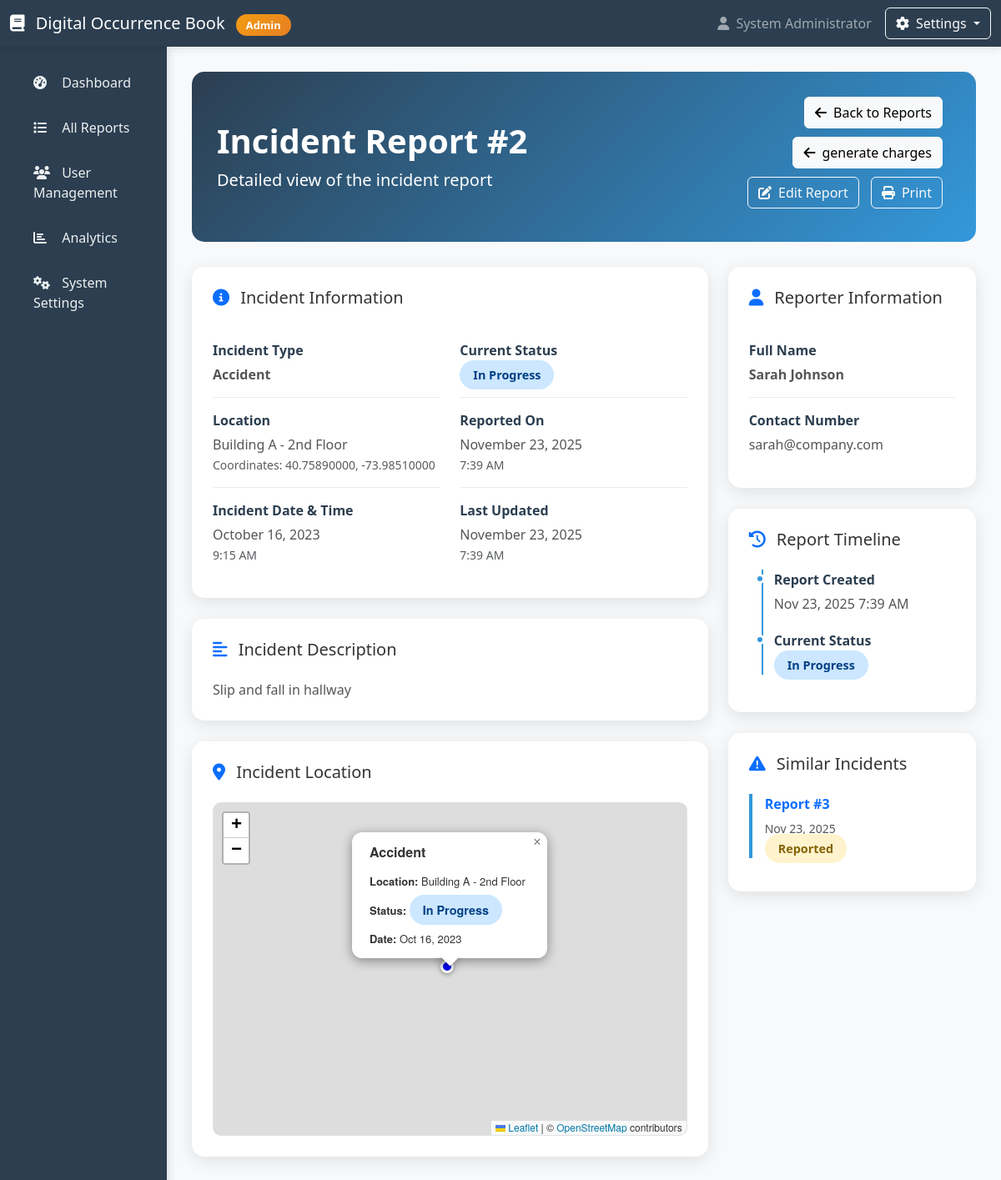
/admin/view_report.php?id=2 (signed in), run on the app's committed database.
### tables this page shows
CREATE TABLE `incidents` (
  `id` int(11) NOT NULL,
  `incident_type` varchar(100) NOT NULL,
  `description` text NOT NULL,
  `location_name` varchar(255) DEFAULT NULL,
  `latitude` decimal(10,8) DEFAULT NULL,
  `longitude` decimal(11,8) DEFAULT NULL,
  `incident_date` datetime NOT NULL,
  `reporter_name` varchar(100) NOT NULL,
  `reporter_contact` varchar(100) DEFAULT NULL,
  `user_id` int(11) DEFAULT NULL,
  `status` enum('reported','in_progress','resolved') DEFAULT 'reported',
  `image_path` varchar(500) DEFAULT NULL,
  `created_at` timestamp NOT NULL DEFAULT current_timestamp(),
  `updated_at` timestamp NOT NULL DEFAULT current_timestamp() ON UPDATE current_timestamp()
);

### admin/view_report.php (the view, shortened to what this page needs)
<?php
$report_id = intval($_GET['id']);
$servername = "localhost";
$username = "root";
$password = "";
$dbname = "ob";
$conn = new mysqli($servername, $username, $password, $dbname);
$sql = "SELECT i.*, u.department, u.phone as reporter_phone, u.email as reporter_email
        FROM incidents i
        LEFT JOIN users u ON i.reporter_name = u.full_name
        WHERE i.id = ?";
$stmt = $conn->prepare($sql);
$stmt->bind_param("i", $report_id);
$stmt->execute();
$result = $stmt->get_result();
$report = $result->fetch_assoc();
$similar_sql = "SELECT id, incident_type, location_name, incident_date, status
                FROM incidents
                WHERE incident_type = ? AND id != ?
                ORDER BY incident_date DESC
                LIMIT 5";
$similar_stmt = $conn->prepare($similar_sql);
$similar_stmt->bind_param("si", $report['incident_type'], $report_id);
$similar_stmt->execute();
$similar_result = $similar_stmt->get_result();
?>
<!DOCTYPE html>
<html lang="en">
<head>
    <link href="https://cdn.jsdelivr.net/npm/bootstrap@5.3.0/dist/css/bootstrap.min.css" rel="stylesheet">
    <link rel="stylesheet" href="https://cdnjs.cloudflare.com/ajax/libs/font-awesome/6.4.0/css/all.min.css">
    <link rel="stylesheet" href="https://unpkg.com/leaflet@1.9.4/dist/leaflet.css" />
</head>
<body>
    <nav class="navbar navbar-expand-lg navbar-dark">
        <div class="container-fluid">
            <a class="navbar-brand" href="d.php">
                <i class="fas fa-book me-2"></i>
                Digital Occurrence Book
                <?php if ($_SESSION['user_type'] === 'admin'): ?>
                    <span class="admin-badge ms-2">Admin</span>
                <?php endif; ?>
            </a>
            <div class="d-flex align-items-center">
                <span class="navbar-text me-3">
                    <i class="fas fa-user me-1"></i>
                    <?php echo htmlspecialchars($_SESSION['full_name']); ?>
                </span>
                <div class="dropdown">
                    <button class="btn btn-outline-light dropdown-toggle" type="button" id="userDropdown" data-bs-toggle="dropdown">
                        <i class="fas fa-cog me-2"></i>Settings
                    </button>
                </div>
            </div>
        </div>
    </nav>
    <div class="container-fluid">
        <div class="row">
            <?php if ($_SESSION['user_type'] === 'admin'): ?>
            <div class="col-lg-2 sidebar">
                <div class="d-flex flex-column flex-shrink-0 p-3">
                    <ul class="nav nav-pills flex-column mb-auto">
                        <li class="nav-item">
                            <a href="d.php" class="nav-link">
                                <i class="fas fa-tachometer-alt"></i> Dashboard
                            </a>
                        </li>
                        <li>
                            <a href="reports.php" class="nav-link">
                                <i class="fas fa-list"></i> All Reports
                            </a>
                        </li>
                        <li>
                            <a href="users.php" class="nav-link">
                                <i class="fas fa-users"></i> User Management
                            </a>
                        </li>
                        <li>
                            <a href="analytics.php" class="nav-link">
                                <i class="fas fa-chart-bar"></i> Analytics
                            </a>
                        </li>
                        <li>
                            <a href="settings.php" class="nav-link">
                                <i class="fas fa-cogs"></i> System Settings
                            </a>
                        </li>
                    </ul>
                </div>
            </div>
            <?php endif; ?>
            <div class="<?php echo $_SESSION['user_type'] === 'admin' ? 'col-lg-10' : 'col-12'; ?> main-content">
                <div class="page-header">
                    <div class="row align-items-center">
                        <div class="col-md-8">
                            <h1 class="display-6 fw-bold">Incident Report #<?php echo $report['id']; ?></h1>
                            <p class="lead mb-0">Detailed view of the incident report</p>
                        </div>
                        <div class="col-md-4 text-end">
                            <div class="action-buttons">
                                <a href="reports.php" class="btn btn-light">
                                    <i class="fas fa-arrow-left me-2"></i>Back to Reports
                                </a>
                                  <a href="charge.php" class="btn btn-light">
                                    <i class="fas fa-arrow-left me-2"></i>generate charges
                                </a>
                                <?php if ($_SESSION['user_type'] === 'admin'): ?>
                                    <a href="edit_report.php?id=<?php echo $report['id']; ?>" class="btn btn-outline-light">
                                        <i class="fas fa-edit me-2"></i>Edit Report
                                    </a>
                                <?php endif; ?>
                                <button class="btn btn-outline-light" onclick="window.print()">
                                    <i class="fas fa-print me-2"></i>Print
                                </button>
                            </div>
                        </div>
                    </div>
                </div>
                <div class="row">
                    <div class="col-lg-8">
                        <div class="info-card">
                            <h5 class="mb-4">
                                <i class="fas fa-info-circle me-2 text-primary"></i>
                                Incident Information
                            </h5>
                            <div class="row">
                                <div class="col-md-6">
                                    <div class="detail-item">
                                        <div class="detail-label">Incident Type</div>
                                        <div class="detail-value">
                                            <strong><?php echo htmlspecialchars($report['incident_type']); ?></strong>
                                        </div>
                                    </div>
                                    <div class="detail-item">
                                        <div class="detail-label">Location</div>
                                        <div class="detail-value">
                                            <?php echo htmlspecialchars($report['location_name']); ?>
                                            <?php if ($report['latitude'] && $report['longitude']): ?>
                                                <br><small class="text-muted">Coordinates: <?php echo $report['latitude']; ?>, <?php echo $report['longitude']; ?></small>
                                            <?php endif; ?>
                                        </div>
                                    </div>
                                    <div class="detail-item">
                                        <div class="detail-label">Incident Date & Time</div>
                                        <div class="detail-value">
                                            <?php echo date('F j, Y', strtotime($report['incident_date'])); ?>
                                            <br>
                                            <small class="text-muted"><?php echo date('g:i A', strtotime($report['incident_date'])); ?></small>
                                        </div>
                                    </div>
                                </div>
                                <div class="col-md-6">
                                    <div class="detail-item">
                                        <div class="detail-label">Current Status</div>
                                        <div class="detail-value">
                                            <span class="status-badge badge-<?php echo $report['status']; ?>">
                                                <?php echo ucwords(str_replace('_', ' ', $report['status'])); ?>
                                            </span>
                                        </div>
                                    </div>
                                    <div class="detail-item">
                                        <div class="detail-label">Reported On</div>
                                        <div class="detail-value">
                                            <?php echo date('F j, Y', strtotime($report['created_at'])); ?>
                                            <br>
                                            <small class="text-muted"><?php echo date('g:i A', strtotime($report['created_at'])); ?></small>
                                        </div>
                                    </div>
                                    <div class="detail-item">
                                        <div class="detail-label">Last Updated</div>
                                        <div class="detail-value">
                                            <?php echo date('F j, Y', strtotime($report['updated_at'])); ?>
                                            <br>
                                            <small class="text-muted"><?php echo date('g:i A', strtotime($report['updated_at'])); ?></small>
                                        </div>
                                    </div>
                                </div>
                            </div>
                        </div>
                        <div class="info-card">
                            <h5 class="mb-4">
                                <i class="fas fa-align-left me-2 text-primary"></i>
                                Incident Description
                            </h5>
                            <div class="detail-value">
                                <?php echo nl2br(htmlspecialchars($report['description'])); ?>
                            </div>
                        </div>
                        <?php if ($report['latitude'] && $report['longitude']): ?>
                        <div class="map-container">
                            <h5 class="mb-4">
                                <i class="fas fa-map-marker-alt me-2 text-primary"></i>
                                Incident Location
                            </h5>
                            <div id="reportMap"></div>
                        </div>
                        <?php endif; ?>
                    </div>
                    <div class="col-lg-4">
                        <div class="info-card">
                            <h5 class="mb-4">
                                <i class="fas fa-user me-2 text-primary"></i>
                                Reporter Information
                            </h5>
                            <div class="detail-item">
                                <div class="detail-label">Full Name</div>
                                <div class="detail-value">
                                    <strong><?php echo htmlspecialchars($report['reporter_name']); ?></strong>
                                </div>
                            </div>
                            <?php if (!empty($report['reporter_contact'])): ?>
                            <div class="detail-item">
                                <div class="detail-label">Contact Number</div>
                                <div class="detail-value"><?php echo htmlspecialchars($report['reporter_contact']); ?></div>
                            </div>
                            <?php endif; ?>
                        </div>
                        <div class="info-card">
                            <h5 class="mb-4">
                                <i class="fas fa-history me-2 text-primary"></i>
                                Report Timeline
                            </h5>
                            <div class="timeline">
                                <div class="timeline-item">
                                    <div class="detail-label">Report Created</div>
                                    <div class="detail-value">
                                        <?php echo date('M j, Y g:i A', strtotime($report['created_at'])); ?>
                                    </div>
                                </div>
                                <div class="timeline-item">
                                    <div class="detail-label">Current Status</div>
                                    <div class="detail-value">
                                        <span class="status-badge badge-<?php echo $report['status']; ?>">
                                            <?php echo ucwords(str_replace('_', ' ', $report['status'])); ?>
                                        </span>
                                    </div>
                                </div>
                            </div>
                        </div>
                        <?php if ($similar_result->num_rows > 0): ?>
                        <div class="info-card">
                            <h5 class="mb-4">
                                <i class="fas fa-exclamation-triangle me-2 text-primary"></i>
                                Similar Incidents
                            </h5>
                            <?php while($similar = $similar_result->fetch_assoc()): ?>
                                <div class="similar-incident">
                                    <div class="detail-label">
                                        <a href="view_report.php?id=<?php echo $similar['id']; ?>" class="text-decoration-none">
                                            Report #<?php echo $similar['id']; ?>
                                        </a>
                                    </div>
                                    <div class="detail-value">
                                        <small>
                                            <?php echo date('M j, Y', strtotime($similar['incident_date'])); ?>
                                            <br>
                                            <span class="status-badge badge-<?php echo $similar['status']; ?>">
                                                <?php echo ucwords(str_replace('_', ' ', $similar['status'])); ?>
                                            </span>
                                        </small>
                                    </div>
                                </div>
                            <?php endwhile; ?>
                        </div>
                        <?php endif; ?>
                    </div>
                </div>
            </div>
        </div>
    </div>
</body>
</html>

### data on the page
incidents: id "2", incident_type "Accident", location_name "Building A - 2nd Floor", latitude "40.75890000", longitude "-73.98510000", incident_date "October 16, 2023", incident_date "9:15 AM", status "In Progress", created_at "November 23, 2025", created_at "7:39 AM", updated_at "November 23, 2025", updated_at "7:39 AM", description "Slip and fall in hallway", reporter_name "Sarah Johnson", reporter_contact "sarah@company.com", created_at "Nov 23, 2025 7:39 AM"
incidents: id "3", incident_date "Nov 23, 2025", status "Reported"

### other printed values
$_SESSION['full_name'] "System Administrator"
